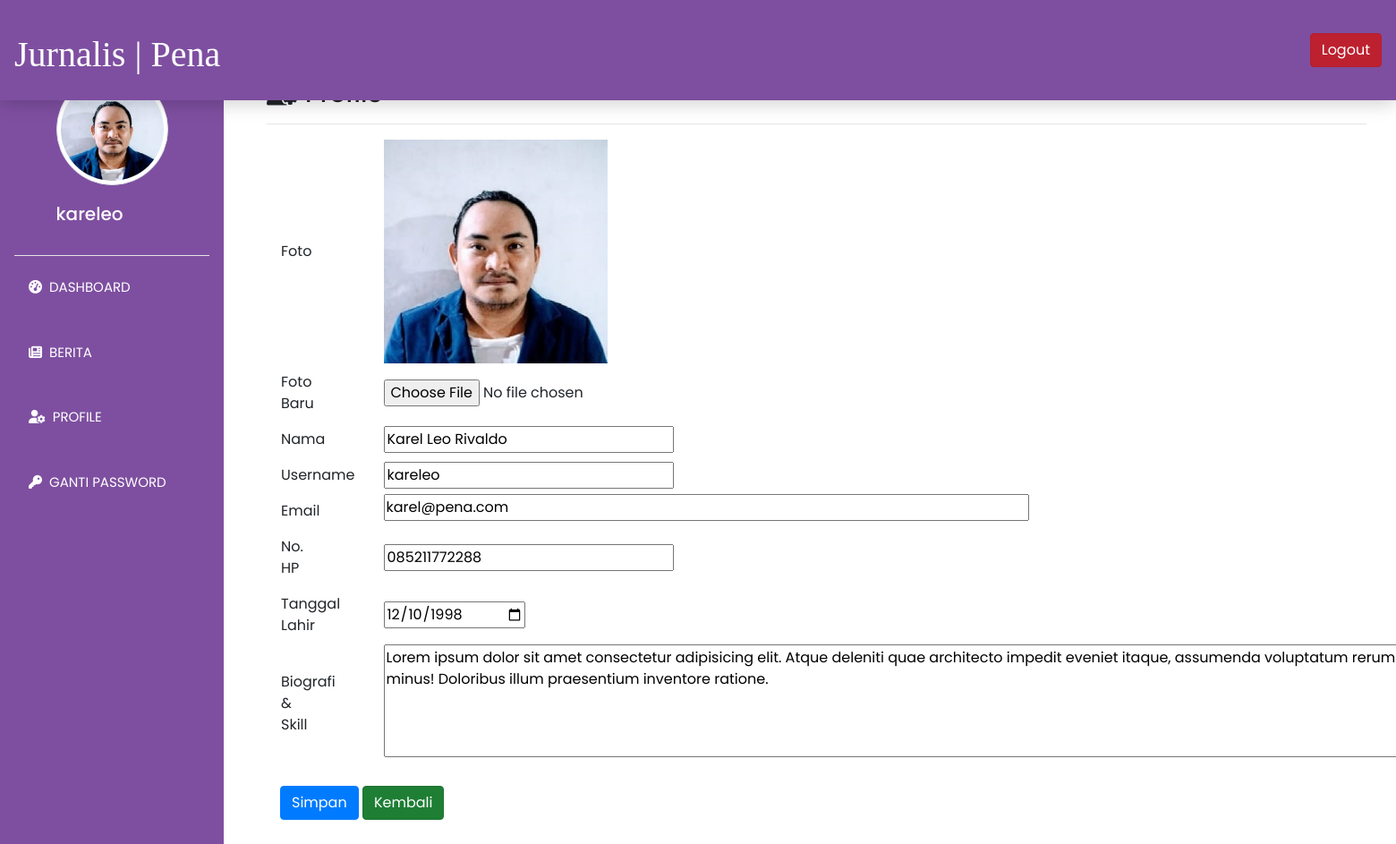
The app's page /jurnalis/edit-profile.php (signed in) with its own data.
### tables this page shows
CREATE TABLE `jurnalis` (
  `id_jurn` int(11) NOT NULL,
  `nama_jurn` varchar(50) NOT NULL,
  `username_jurn` varchar(50) NOT NULL,
  `password_jurn` varchar(12) NOT NULL,
  `email_jurn` varchar(50) NOT NULL,
  `phone_jurn` varchar(50) NOT NULL,
  `birth_jurn` date NOT NULL,
  `skill_jurn` varchar(255) NOT NULL,
  `img_jurn` varchar(255) NOT NULL DEFAULT 'image.jpg',
  `location_imgjurn` varchar(255) NOT NULL,
  `status` varchar(100) NOT NULL,
  `foto_jurn` varchar(255) NOT NULL,
  `location_fotojurn` varchar(255) NOT NULL
);

### jurnalis/edit-profile.php (the view, shortened to what this page needs)
<!doctype html>
<html lang="en">
  <head>
    <?php include('includes/head.php');?>
  </head>
  <body>
  <?php include('includes/header.php');?>
  <?php include('includes/leftbar.php');?>
  <?php include('../config/config.php');?>
  <div class="col-md-10 p-5 pt-2">
        <br>
        <h3><i class="fas fa-user-cog mr-2"></i>Profile<hr></h3>
      <?php
      $id = $_SESSION['id'];
      $data = mysqli_query($conn,"SELECT * FROM jurnalis WHERE id_jurn=$id");
      while ($d = mysqli_fetch_array($data)){
      ?>
       <form method="post" action="aksi_edit-profile.php" enctype="multipart/form-data">
        <table>
            <tr>
                <td>
                  <label class="col-sm-2 col-form-label">Foto</label>
                </td>
                <td>
                  <div class="col-sm-10">
                      <?php
                        if ($d['location_fotojurn']==NULL)
                        {
                          echo "File Belum Diuplod";
                        } else
                        {
                          ?>
                          <img src="../assets/img_jurnalis/<?php echo $d['location_fotojurn']; ?>" width="250px"/>
                          <?php
                        }
                      ?>
                  </div>
                </td>
            </tr>
            <tr>
                <td>
                    <label class="col-sm-2 col-form-label">Foto Baru</label>
                </td>
                <td>
                  <div class="col-sm-10">
                    <input type="file" name="img-jurn" accept="image/x-png,image/gif,image/jpeg">
                  </div>
                </td>
            </tr>
            <tr>
                <td>
                  <label class="col-sm-2 col-form-label">Nama</label>
                </td>
                <td>
                    <div class="col-sm-10">
                        <input type="text" name="nama" value="<?php echo $d['nama_jurn']; ?>">
                    </div>
                </td>
            </tr>
            <tr>
                <td>
                  <label class="col-sm-2 col-form-label">Username</label>
                </td>
                <td>
                    <div class="col-sm-10">
                        <input type="text" name="username" value="<?php echo $d['username_jurn']; ?>">
                    </div>
                </td>
            </tr>
            <tr>
                <td>
                  <label class="col-sm-2 col-form-label">Email</label>
                </td>
                <td>
                    <div class="col-sm-10">
                        <textarea style="resize:none;" cols="50" rows="1" name="email"><?php echo $d['email_jurn']; ?></textarea>
                    </div>
                </td>
            </tr>
            <tr>
                <td>
                  <label class="col-sm-2 col-form-label">No. HP</label>
                </td>
                <td>
                    <div class="col-sm-10">
                        <input type="text" name="phone" value="<?php echo $d['phone_jurn']; ?>">
                    </div>
                </td>
            </tr>
            <tr>
                <td>
                  <label class="col-sm-2 col-form-label">Tanggal Lahir</label>
                </td>
                <td>
                    <div class="col-sm-10">
                        <input type="date" name="tg_lahir" value="<?php echo $d['birth_jurn']; ?>">
                    </div>
                </td>
            </tr>
            <tr>
                <td>
                  <label class="col-sm-2 col-form-label">Biografi & Skill</label>
                </td>
                <td>
                    <div class="col-sm-10">
                        <textarea style="resize:none;" cols="100" rows="5" name="bio"><?php echo $d['skill_jurn']; ?></textarea>
                    </div>
                </td>
            </tr>
        </table>
        <div class="col-sm-10">
            <br>
            <button type="submit" class="btn btn-primary">Simpan</button>
        <a href="profile.php" class="btn btn-success active" role="button" aria-pressed="true">Kembali</a>
        </div>
      </form>
      <?php } ?>
    </div>
    <?php include('includes/js.php');?>  </body>
</html>

### css/style.css (style rules this page uses)
body { margin: 0; }
textarea { resize: none; }

### jurnalis/includes/head.php (style rules this page uses)
div { font-family: "Poppins"; }

### records on screen
jurnalis: location_fotojurn (picture), nama "Karel Leo Rivaldo", username "kareleo", email "karel@pena.com", phone "085211772288", tg_lahir "12/10/1998", bio "Lorem ipsum dolor sit amet consectetur adipisicing elit. Atque deleniti quae architecto impedit eveniet itaque, assumenda voluptatum rerum earum eum sed ipsum vitae eos minus! Doloribus illum praesentium inventore ratione."

### other values on screen
$_SESSION['username'] "kareleo"
